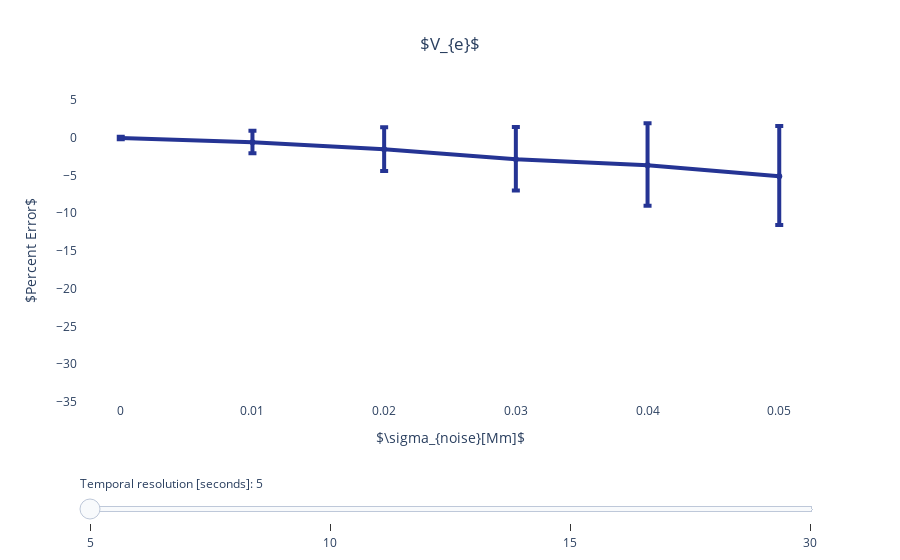

Source (notebook cell):
### Markdown cell above
* $K^{trans}$: <a name="fig-2-1"></a>

### Code cell
%get listSigmaC --from MATLAB
%get curErr3 --from MATLAB
%get errQt3 --from MATLAB
%get errMd3 --from MATLAB

# First subplot
line_colours = cycle(['#253494','#2C7fB8','#41B6C4','#A1DAB4'])
legend_values=cycle(['5','10','15','30'])

fig = go.Figure()
for i in range(0,4):
    finalErrMd3=np.squeeze(np.asarray((np.reshape(errMd3[i,:], 6))))
    # take another look here - is it errorQt[i,:,1] because MATLAB indexing starts from 1,
    # or is it just like in MATLAB?
    finalErrorDiff3=np.squeeze(np.asarray((np.reshape(abs(errQt3[i,:,0]-errMd3[i,:]), 6))))
    finalErrorDiffMinus3=np.squeeze(np.asarray((np.reshape(abs(errQt3[i,:,1]-errMd3[i,:]), 6))))
    fig.add_trace(go.Scatter(
        visible=False,
        x=listSigmaC,
        y=finalErrMd3,
        error_y=dict(
            type='data', # value of error bar given in data coordinates
            array=finalErrorDiff3,
            arrayminus=finalErrorDiffMinus3,
            symmetric=False,
            visible=True,
            thickness=4),
        line_color=next(line_colours),
        line_width=4, showlegend=False, name=next(legend_values)
    ))
    

# Default value on the slider    
fig.data[0].visible = True
legend_values = [5, 10, 15, 30]

# Create and add slider
steps = []
for i in range(len(fig.data)):
    step = dict(
        method="update",
        args=[{"visible": [False] * len(fig.data)}],  # layout attribute
        value=legend_values[i],
        label=legend_values[i]        
    )
    step["args"][0]["visible"][i] = True  # Toggle i'th trace to "visible"
    steps.append(step)

sliders = [dict(
    active=4,
    currentvalue={"prefix": "Temporal resolution [seconds]: "},
    pad={"t": 70}, #upper padding 
    steps=steps
)]


fig.update_xaxes(title_text=r'$\sigma_{noise}[Mm]$')
fig.update_layout(title=dict(text=r'$V_{e}$',
                             x=0.5,
                             xanchor='center'),
                  yaxis=dict(title=r'$Percent Error$',
                             showline=True,
                             range=[-35,5],
                             tickvals=[-35,-30,-25,-20,-15,-10,-5,0,5],
                             ), 
                  plot_bgcolor='#ffffff',
                  legend=dict(yanchor='bottom', y=0.20, xanchor='right', x=0.30),
                  sliders=sliders)



fig.show()

### Figure 1 — Plotly figure (JSON) as saved in the notebook; plotly's stock layout.template omitted (floating-point values rounded to 4 significant figures)
{"data": [{"error_y": {"array": [0.1679, 1.521, 2.932, 4.273, 5.576, 6.678], "arrayminus": [0.152, 1.449, 2.856, 4.13, 5.363, 6.445], "symmetric": false, "thickness": 4, "type": "data", "visible": true}, "line": {"color": "#253494", "width": 4}, "name": "5", "showlegend": false, "type": "scatter", "visible": true, "x": [0, 0.01, 0.02, 0.03, 0.04, 0.05], "y": [-0.04438, -0.6035, -1.535, -2.841, -3.648, -5.109]}, {"error_y": {"array": [1.801, 3.489, 4.948, 6.433, 7.657, 8.791], "arrayminus": [1.616, 3.411, 5.105, 6.53, 7.779, 8.809], "symmetric": false, "thickness": 4, "type": "data", "visible": true}, "line": {"color": "#2C7fB8", "width": 4}, "name": "10", "showlegend": false, "type": "scatter", "visible": false, "x": [0, 0.01, 0.02, 0.03, 0.04, 0.05], "y": [-0.3938, -1.597, -2.88, -4.175, -6.262, -9.085]}, {"error_y": {"array": [3.985, 6.03, 7.758, 9.092, 10.02, 11.02], "arrayminus": [3.97, 5.926, 8.012, 9.346, 10.56, 11.65], "symmetric": false, "thickness": 4, "type": "data", "visible": true}, "line": {"color": "#41B6C4", "width": 4}, "name": "15", "showlegend": false, "type": "scatter", "visible": false, "x": [0, 0.01, 0.02, 0.03, 0.04, 0.05], "y": [-0.8398, -2.155, -3.499, -5.849, -8.799, -11.65]}, {"error_y": {"array": [6.331, 9.082, 11.99, 13.66, 15.06, 15.7], "arrayminus": [10.69, 10.84, 12.27, 13.81, 15.33, 16.59], "symmetric": false, "thickness": 4, "type": "data", "visible": true}, "line": {"color": "#A1DAB4", "width": 4}, "name": "30", "showlegend": false, "type": "scatter", "visible": false, "x": [0, 0.01, 0.02, 0.03, 0.04, 0.05], "y": [-1.631, -4.098, -6.47, -9.183, -11.86, -15.69]}], "layout": {"legend": {"x": 0.3, "xanchor": "right", "y": 0.2, "yanchor": "bottom"}, "plot_bgcolor": "#ffffff", "sliders": [{"active": 4, "currentvalue": {"prefix": "Temporal resolution [seconds]: "}, "pad": {"t": 70}, "steps": [{"args": [{"visible": [true, false, false, false]}], "label": "5", "method": "update", "value": "5"}, {"args": [{"visible": [false, true, false, false]}], "label": "10", "method": "update", "value": "10"}, {"args": [{"visible": [false, false, true, false]}], "label": "15", "method": "update", "value": "15"}, {"args": [{"visible": [false, false, false, true]}], "label": "30", "method": "update", "value": "30"}]}], "title": {"text": "$V_{e}$", "x": 0.5, "xanchor": "center"}, "xaxis": {"title": {"text": "$\\sigma_{noise}[Mm]$"}}, "yaxis": {"range": [-35, 5], "showline": true, "tickvals": [-35, -30, -25, -20, -15, -10, -5, 0, 5], "title": {"text": "$Percent Error$"}}}}
